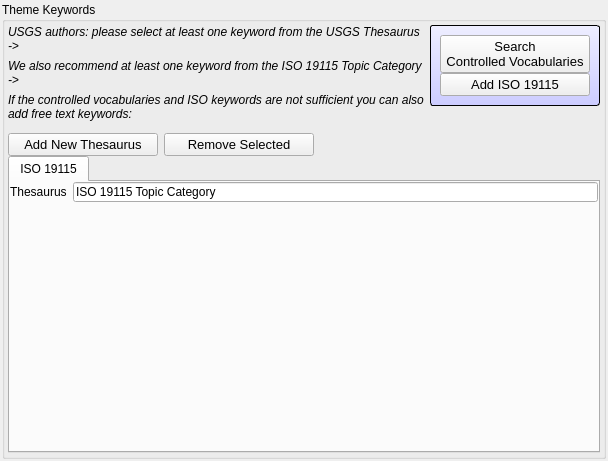
<?xml version="1.0" encoding="UTF-8"?>
<ui version="4.0">
 <class>theme_list</class>
 <widget class="QWidget" name="theme_list">
  <property name="geometry">
   <rect>
    <x>0</x>
    <y>0</y>
    <width>608</width>
    <height>461</height>
   </rect>
  </property>
  <property name="sizePolicy">
   <sizepolicy hsizetype="Preferred" vsizetype="Fixed">
    <horstretch>0</horstretch>
    <verstretch>0</verstretch>
   </sizepolicy>
  </property>
  <property name="windowTitle">
   <string>Form</string>
  </property>
  <property name="toolTip">
   <string/>
  </property>
  <property name="styleSheet">
   <string notr="true"/>
  </property>
  <layout class="QVBoxLayout" name="verticalLayout_2">
   <property name="spacing">
    <number>3</number>
   </property>
   <property name="leftMargin">
    <number>2</number>
   </property>
   <property name="topMargin">
    <number>2</number>
   </property>
   <property name="rightMargin">
    <number>2</number>
   </property>
   <property name="bottomMargin">
    <number>2</number>
   </property>
   <item>
    <widget class="QGroupBox" name="help_theme">
     <property name="sizePolicy">
      <sizepolicy hsizetype="Preferred" vsizetype="Preferred">
       <horstretch>0</horstretch>
       <verstretch>0</verstretch>
      </sizepolicy>
     </property>
     <property name="title">
      <string>Theme Keywords</string>
     </property>
     <layout class="QVBoxLayout" name="verticalLayout_5">
      <property name="spacing">
       <number>0</number>
      </property>
      <property name="leftMargin">
       <number>3</number>
      </property>
      <property name="topMargin">
       <number>3</number>
      </property>
      <property name="rightMargin">
       <number>3</number>
      </property>
      <property name="bottomMargin">
       <number>3</number>
      </property>
      <item>
       <widget class="QWidget" name="widget_3" native="true">
        <property name="sizePolicy">
         <sizepolicy hsizetype="Preferred" vsizetype="Fixed">
          <horstretch>0</horstretch>
          <verstretch>0</verstretch>
         </sizepolicy>
        </property>
        <layout class="QHBoxLayout" name="horizontalLayout_6">
         <property name="leftMargin">
          <number>0</number>
         </property>
         <property name="topMargin">
          <number>0</number>
         </property>
         <property name="rightMargin">
          <number>0</number>
         </property>
         <property name="bottomMargin">
          <number>0</number>
         </property>
         <item>
          <layout class="QHBoxLayout" name="horizontalLayout_4">
           <item>
            <widget class="QWidget" name="widget" native="true">
             <property name="sizePolicy">
              <sizepolicy hsizetype="Expanding" vsizetype="Preferred">
               <horstretch>0</horstretch>
               <verstretch>0</verstretch>
              </sizepolicy>
             </property>
             <layout class="QVBoxLayout" name="verticalLayout">
              <property name="leftMargin">
               <number>0</number>
              </property>
              <property name="topMargin">
               <number>0</number>
              </property>
              <property name="rightMargin">
               <number>0</number>
              </property>
              <property name="bottomMargin">
               <number>0</number>
              </property>
              <item>
               <widget class="QLabel" name="label_search_term_usgs">
                <property name="sizePolicy">
                 <sizepolicy hsizetype="Expanding" vsizetype="Preferred">
                  <horstretch>0</horstretch>
                  <verstretch>0</verstretch>
                 </sizepolicy>
                </property>
                <property name="font">
                 <font>
                  <family>Arial</family>
                  <pointsize>9</pointsize>
                  <weight>50</weight>
                  <italic>false</italic>
                  <bold>false</bold>
                 </font>
                </property>
                <property name="text">
                 <string>&lt;html&gt;&lt;head/&gt;&lt;body&gt;&lt;p&gt;&lt;span style=&quot; font-style:italic;&quot;&gt;USGS authors: please select at least one keyword from the USGS Thesaurus -&amp;gt;&lt;/span&gt;&lt;/p&gt;&lt;/body&gt;&lt;/html&gt;</string>
                </property>
                <property name="textFormat">
                 <enum>Qt::RichText</enum>
                </property>
                <property name="wordWrap">
                 <bool>true</bool>
                </property>
               </widget>
              </item>
              <item>
               <widget class="QLabel" name="label_search_term_3">
                <property name="sizePolicy">
                 <sizepolicy hsizetype="Expanding" vsizetype="Preferred">
                  <horstretch>0</horstretch>
                  <verstretch>0</verstretch>
                 </sizepolicy>
                </property>
                <property name="font">
                 <font>
                  <family>Arial</family>
                  <pointsize>9</pointsize>
                  <weight>50</weight>
                  <italic>false</italic>
                  <bold>false</bold>
                 </font>
                </property>
                <property name="text">
                 <string>&lt;html&gt;&lt;head/&gt;&lt;body&gt;&lt;p&gt;&lt;span style=&quot; font-style:italic;&quot;&gt;We also recommend at least one keyword from the ISO 19115 Topic Category -&amp;gt;&lt;/span&gt;&lt;/p&gt;&lt;/body&gt;&lt;/html&gt;</string>
                </property>
                <property name="textFormat">
                 <enum>Qt::RichText</enum>
                </property>
                <property name="wordWrap">
                 <bool>true</bool>
                </property>
               </widget>
              </item>
              <item>
               <widget class="QLabel" name="label_search_term_6">
                <property name="font">
                 <font>
                  <family>Arial</family>
                  <pointsize>9</pointsize>
                  <weight>50</weight>
                  <italic>false</italic>
                  <bold>false</bold>
                 </font>
                </property>
                <property name="text">
                 <string>&lt;html&gt;&lt;head/&gt;&lt;body&gt;&lt;p&gt;&lt;span style=&quot; font-style:italic;&quot;&gt;If the controlled vocabularies and ISO keywords are not sufficient you can also add free text keywords:&lt;/span&gt;&lt;/p&gt;&lt;/body&gt;&lt;/html&gt;</string>
                </property>
                <property name="textFormat">
                 <enum>Qt::RichText</enum>
                </property>
                <property name="wordWrap">
                 <bool>true</bool>
                </property>
               </widget>
              </item>
              <item>
               <spacer name="verticalSpacer_3">
                <property name="orientation">
                 <enum>Qt::Vertical</enum>
                </property>
                <property name="sizeHint" stdset="0">
                 <size>
                  <width>20</width>
                  <height>6</height>
                 </size>
                </property>
               </spacer>
              </item>
              <item>
               <spacer name="verticalSpacer">
                <property name="orientation">
                 <enum>Qt::Vertical</enum>
                </property>
                <property name="sizeType">
                 <enum>QSizePolicy::MinimumExpanding</enum>
                </property>
                <property name="sizeHint" stdset="0">
                 <size>
                  <width>20</width>
                  <height>0</height>
                 </size>
                </property>
               </spacer>
              </item>
              <item>
               <layout class="QHBoxLayout" name="horizontalLayout_3">
                <item>
                 <widget class="QPushButton" name="btn_add_thesaurus">
                  <property name="minimumSize">
                   <size>
                    <width>150</width>
                    <height>0</height>
                   </size>
                  </property>
                  <property name="font">
                   <font>
                    <family>MS Shell Dlg 2</family>
                    <pointsize>10</pointsize>
                    <weight>50</weight>
                    <italic>false</italic>
                    <bold>false</bold>
                   </font>
                  </property>
                  <property name="styleSheet">
                   <string notr="true"/>
                  </property>
                  <property name="text">
                   <string>Add New Thesaurus</string>
                  </property>
                 </widget>
                </item>
                <item>
                 <widget class="QPushButton" name="btn_remove_selected">
                  <property name="minimumSize">
                   <size>
                    <width>150</width>
                    <height>0</height>
                   </size>
                  </property>
                  <property name="font">
                   <font>
                    <family>MS Shell Dlg 2</family>
                    <pointsize>10</pointsize>
                    <weight>50</weight>
                    <italic>false</italic>
                    <bold>false</bold>
                   </font>
                  </property>
                  <property name="styleSheet">
                   <string notr="true"/>
                  </property>
                  <property name="text">
                   <string>Remove Selected</string>
                  </property>
                 </widget>
                </item>
                <item>
                 <spacer name="horizontalSpacer_2">
                  <property name="orientation">
                   <enum>Qt::Horizontal</enum>
                  </property>
                  <property name="sizeHint" stdset="0">
                   <size>
                    <width>0</width>
                    <height>20</height>
                   </size>
                  </property>
                 </spacer>
                </item>
               </layout>
              </item>
             </layout>
            </widget>
           </item>
           <item>
            <layout class="QVBoxLayout" name="verticalLayout_3">
             <item>
              <widget class="QFrame" name="frame">
               <property name="sizePolicy">
                <sizepolicy hsizetype="Preferred" vsizetype="Fixed">
                 <horstretch>0</horstretch>
                 <verstretch>0</verstretch>
                </sizepolicy>
               </property>
               <property name="styleSheet">
                <string notr="true">QFrame{ 
font: 75 10pt &quot;Arial&quot;;
border: 1px solid black;
border-radius: 3px;
background: QLinearGradient(x1: 0, y1: 0, x2: 0, y2: 1, stop: 0 #eef, stop: 1 #ccf);
} </string>
               </property>
               <property name="frameShape">
                <enum>QFrame::StyledPanel</enum>
               </property>
               <property name="frameShadow">
                <enum>QFrame::Raised</enum>
               </property>
               <layout class="QHBoxLayout" name="horizontalLayout">
                <property name="spacing">
                 <number>0</number>
                </property>
                <property name="leftMargin">
                 <number>0</number>
                </property>
                <property name="topMargin">
                 <number>0</number>
                </property>
                <property name="rightMargin">
                 <number>0</number>
                </property>
                <property name="bottomMargin">
                 <number>0</number>
                </property>
                <item>
                 <layout class="QVBoxLayout" name="verticalLayout_4">
                  <property name="leftMargin">
                   <number>9</number>
                  </property>
                  <property name="topMargin">
                   <number>9</number>
                  </property>
                  <property name="rightMargin">
                   <number>9</number>
                  </property>
                  <property name="bottomMargin">
                   <number>9</number>
                  </property>
                  <item>
                   <widget class="QPushButton" name="btn_search_controlled">
                    <property name="minimumSize">
                     <size>
                      <width>150</width>
                      <height>0</height>
                     </size>
                    </property>
                    <property name="font">
                     <font>
                      <family>MS Shell Dlg 2</family>
                      <pointsize>10</pointsize>
                      <weight>50</weight>
                      <italic>false</italic>
                      <bold>false</bold>
                     </font>
                    </property>
                    <property name="styleSheet">
                     <string notr="true"/>
                    </property>
                    <property name="text">
                     <string>Search 
Controlled Vocabularies</string>
                    </property>
                   </widget>
                  </item>
                  <item>
                   <widget class="QPushButton" name="btn_add_iso">
                    <property name="minimumSize">
                     <size>
                      <width>150</width>
                      <height>0</height>
                     </size>
                    </property>
                    <property name="font">
                     <font>
                      <family>MS Shell Dlg 2</family>
                      <pointsize>10</pointsize>
                      <weight>50</weight>
                      <italic>false</italic>
                      <bold>false</bold>
                     </font>
                    </property>
                    <property name="styleSheet">
                     <string notr="true"/>
                    </property>
                    <property name="text">
                     <string>Add ISO 19115</string>
                    </property>
                   </widget>
                  </item>
                 </layout>
                </item>
               </layout>
              </widget>
             </item>
             <item>
              <spacer name="verticalSpacer_2">
               <property name="orientation">
                <enum>Qt::Vertical</enum>
               </property>
               <property name="sizeHint" stdset="0">
                <size>
                 <width>20</width>
                 <height>0</height>
                </size>
               </property>
              </spacer>
             </item>
            </layout>
           </item>
          </layout>
         </item>
        </layout>
       </widget>
      </item>
      <item>
       <widget class="QWidget" name="widget" native="true">
        <property name="sizePolicy">
         <sizepolicy hsizetype="Preferred" vsizetype="Expanding">
          <horstretch>0</horstretch>
          <verstretch>0</verstretch>
         </sizepolicy>
        </property>
        <layout class="QVBoxLayout" name="contents_layout">
         <property name="spacing">
          <number>0</number>
         </property>
         <property name="leftMargin">
          <number>0</number>
         </property>
         <property name="topMargin">
          <number>0</number>
         </property>
         <property name="rightMargin">
          <number>0</number>
         </property>
         <property name="bottomMargin">
          <number>0</number>
         </property>
         <item>
          <widget class="QTabWidget" name="theme_tabs">
           <widget class="QWidget" name="fgdc_theme">
            <attribute name="title">
             <string>ISO 19115</string>
            </attribute>
            <layout class="QVBoxLayout" name="verticalLayout_6">
             <property name="leftMargin">
              <number>0</number>
             </property>
             <property name="topMargin">
              <number>0</number>
             </property>
             <property name="rightMargin">
              <number>0</number>
             </property>
             <property name="bottomMargin">
              <number>0</number>
             </property>
             <item>
              <widget class="QWidget" name="widget" native="true">
               <property name="sizePolicy">
                <sizepolicy hsizetype="Preferred" vsizetype="Fixed">
                 <horstretch>0</horstretch>
                 <verstretch>0</verstretch>
                </sizepolicy>
               </property>
               <layout class="QHBoxLayout" name="horizontalLayout_2">
                <property name="leftMargin">
                 <number>0</number>
                </property>
                <property name="topMargin">
                 <number>0</number>
                </property>
                <property name="rightMargin">
                 <number>0</number>
                </property>
                <property name="bottomMargin">
                 <number>0</number>
                </property>
                <item>
                 <widget class="QLabel" name="thesaurus_label">
                  <property name="text">
                   <string>Thesaurus</string>
                  </property>
                 </widget>
                </item>
                <item>
                 <widget class="QLineEdit" name="fgdc_themekt">
                  <property name="sizePolicy">
                   <sizepolicy hsizetype="Expanding" vsizetype="Minimum">
                    <horstretch>0</horstretch>
                    <verstretch>0</verstretch>
                   </sizepolicy>
                  </property>
                  <property name="minimumSize">
                   <size>
                    <width>125</width>
                    <height>0</height>
                   </size>
                  </property>
                  <property name="maximumSize">
                   <size>
                    <width>16777215</width>
                    <height>20</height>
                   </size>
                  </property>
                  <property name="toolTip">
                   <string>Contact Person -- the name of the individual to which the contact type applies.
Type: text
Domain: free text
Short Name: cntper</string>
                  </property>
                  <property name="text">
                   <string extracomment="cntperp\cntper">ISO 19115 Topic Category</string>
                  </property>
                  <property name="readOnly">
                   <bool>true</bool>
                  </property>
                  <property name="placeholderText">
                   <string/>
                  </property>
                 </widget>
                </item>
               </layout>
              </widget>
             </item>
             <item>
              <layout class="QVBoxLayout" name="iso_keywords_layout"/>
             </item>
             <item>
              <spacer name="verticalSpacer_4">
               <property name="orientation">
                <enum>Qt::Vertical</enum>
               </property>
               <property name="sizeHint" stdset="0">
                <size>
                 <width>20</width>
                 <height>0</height>
                </size>
               </property>
              </spacer>
             </item>
            </layout>
           </widget>
          </widget>
         </item>
        </layout>
       </widget>
      </item>
     </layout>
    </widget>
   </item>
  </layout>
 </widget>
 <resources/>
 <connections/>
</ui>
